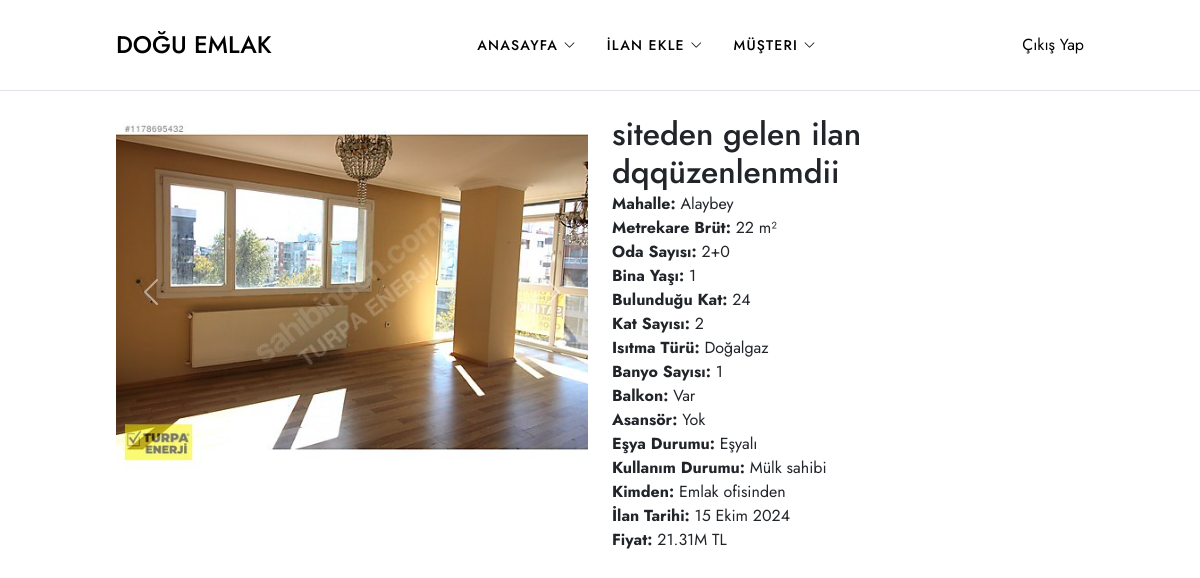
The app's page /ilan/3/ with its own data.
### emlakapp/models.py (models this page shows, shortened)
class Ilan(models.Model):
    ilan_basligi = models.CharField(max_length=255)
    mahalle = models.CharField(max_length=50, choices=[
        ('Aksoy', 'Aksoy'),
        ('Alaybey', 'Alaybey'),
        ('Atakent', 'Atakent'),
        ('Bahariye', 'Bahariye'),
        ('Bahçelievler', 'Bahçelievler'),
        ('Bahriye Üçok', 'Bahriye Üçok'),
        ('Bostanlı', 'Bostanlı'),
        ('Cumhuriyet', 'Cumhuriyet'),
        ('Dedebaşı', 'Dedebaşı'),
        ('Demirköprü', 'Demirköprü'),
        ('Donanmacı', 'Donanmacı'),
        ('Fikri Altay', 'Fikri Altay'),
        ('Goncalar', 'Goncalar'),
        ('İmbatlı', 'İmbatlı'),
        ('İnönü', 'İnönü'),
        ('Latife Hanım', 'Latife Hanım'),
        ('Mavişehir', 'Mavişehir'),
        ('Mustafa Kemal', 'Mustafa Kemal'),
        ('Nergiz', 'Nergiz'),
        ('Örnekköy', 'Örnekköy'),
        ('Sancaklı', 'Sancaklı'),
        ('Şemikler', 'Şemikler'),
        ('Tersane', 'Tersane'),
        ('Tuna', 'Tuna'),
        ('Yalı', 'Yalı'),
        ('Yamanlar', 'Yamanlar'),
        ('Zübeyde Hanım', 'Zübeyde Hanım'),
    ])
    m2_brut = models.PositiveIntegerField()
    oda_sayisi = models.CharField(max_length=10, choices=[
        ('1+0', '1+0'),
        ('1+1', '1+1'),
        ('2+0', '2+0'),
        ('2+1', '2+1'),
        ('2+2', '2+2'),
        ('3+1', '3+1'),
        ('3+2', '3+2'),
        ('4+1', '4+1'),
        ('4+2', '4+2'),
        ('4+3', '4+3'),
        ('4+4', '4+4'),
        ('5+1', '5+1'),
        ('5+2', '5+2'),
    ])
    bina_yasi = models.CharField(max_length=20, choices=[
        ('0', '0'),
        ('1', '1'),
        ('2', '2'),
        ('3', '3'),
        ('4', '4'),
        ('5', '5'),
        ('5-10', '5-10 Arası'),
        ('11-15', '11-15 Arası'),
        ('16-20', '16-20 Arası'),
        ('21-25', '21-25 Arası'),
        ('25+', '25 ve üzeri'),
    ])
    bulunduğu_kat = models.PositiveIntegerField()
    kat_sayisi = models.PositiveIntegerField()
    isitma_turu = models.CharField(max_length=50, choices=[
        ('Yok', 'Yok'),
        ('Soba', 'Soba'),
        ('Doğalgaz', 'Doğalgaz'),
        ('Merkezi', 'Merkezi'),
        ('Kombi (Doğalgaz)', 'Kombi (Doğalgaz)'),
        ('Kombi (Elektrik)', 'Kombi (Elektrik)'),
        ('Yerden ısıtma', 'Yerden ısıtma'),
        ('Klima', 'Klima'),
    ])
    banyo_sayisi = models.CharField(max_length=10, choices=[
        ('Yok', 'Yok'),
        ('1', '1'),
        ('2', '2'),
        ('3', '3'),
        ('4', '4'),
    ])
    balkon = models.BooleanField(default=False)  # Var Yok checkbox
    asansor = models.BooleanField(default=False)  # Var Yok checkbox
    esya_durumu = models.CharField(max_length=10, choices=[
        ('Eşyalı', 'Eşyalı'),
        ('Eşyasız', 'Eşyasız'),
    ])
    kullanim_durumu = models.CharField(max_length=20, choices=[
        ('Boş', 'Boş'),
        ('Kiracılı', 'Kiracılı'),
        ('Mülk sahibi', 'Mülk sahibi'),
    ])
    kimden = models.CharField(max_length=50, choices=[
        ('Sahibinden', 'Sahibinden'),
        ('Emlak ofisinden', 'Emlak ofisinden'),
        ('Bankadan', 'Bankadan'),
        ('İnşaat firmasından', 'İnşaat firmasından'),
    ])
    ilan_tarihi = models.DateField()
    fiyat = models.DecimalField(max_digits=10, decimal_places=2)
    @property
    def formatted_fiyat(self):
        if self.fiyat >= 1000000:  # Milyonlar için
            return f"{self.fiyat / 1000000:.2f}M TL"  # 3.5M TL
        elif self.fiyat >= 1000:  # Binler için
            return f"{self.fiyat / 1000:.2f}K TL"  # 3.5K TL
        else:
            return f"{self.fiyat:.0f} TL"  # TL olarak göster
    foto1 = models.ImageField(upload_to='ilan_fotoğrafları/', blank=True, null=True)
    foto2 = models.ImageField(upload_to='ilan_fotoğrafları/', blank=True, null=True)
    foto3 = models.ImageField(upload_to='ilan_fotoğrafları/', blank=True, null=True)
    foto4 = models.ImageField(upload_to='ilan_fotoğrafları/', blank=True, null=True)
    foto5 = models.ImageField(upload_to='ilan_fotoğrafları/', blank=True, null=True)
    foto6 = models.ImageField(upload_to='ilan_fotoğrafları/', blank=True, null=True)
    user = models.ForeignKey(settings.AUTH_USER_MODEL, on_delete=models.CASCADE, related_name='ilanlar')

### emlakapp/views.py (the view)
# urls.py: path('ilan/<int:id>/',ilanDetay,name='ilan_detay')
def ilanDetay(request, id):
    ilan = get_object_or_404(Ilan, id=id)
    return render(request, 'ilanDetay.html', {'ilan': ilan})

### emlakapp/templates/ilanDetay.html (shortened to what this page needs)
{% extends 'base.html' %}
{% load static %}
{% block content %}
<div class="container mt-4">
    <div class="row">
        <div class="col-md-6">
            <div id="ilan-fotograflar" class="carousel slide" data-bs-ride="carousel">
                <div class="carousel-inner">
                    {% if ilan.foto1 %}
                    <div class="carousel-item active">
                        <img src="{{ ilan.foto1.url }}" class="d-block w-100" alt="Fotoğraf 1">
                    </div>
                    {% endif %}
                </div>
                <button class="carousel-control-prev" type="button" data-bs-target="#ilan-fotograflar" data-bs-slide="prev">
                    <span class="carousel-control-prev-icon" aria-hidden="true"></span>
                </button>
                <button class="carousel-control-next" type="button" data-bs-target="#ilan-fotograflar" data-bs-slide="next">
                    <span class="carousel-control-next-icon" aria-hidden="true"></span>
                </button>
            </div>
        </div>
        <div class="col-md-6">
            <h2>{{ ilan.ilan_basligi }}</h2>
            <p><strong>Mahalle:</strong> {{ ilan.mahalle }}</p>
            <p><strong>Metrekare Brüt:</strong> {{ ilan.m2_brut }} m²</p>
            <p><strong>Oda Sayısı:</strong> {{ ilan.oda_sayisi }}</p>
            <p><strong>Bina Yaşı:</strong> {{ ilan.bina_yasi }}</p>
            <p><strong>Bulunduğu Kat:</strong> {{ ilan.bulunduğu_kat }}</p>
            <p><strong>Kat Sayısı:</strong> {{ ilan.kat_sayisi }}</p>
            <p><strong>Isıtma Türü:</strong> {{ ilan.isitma_turu }}</p>
            <p><strong>Banyo Sayısı:</strong> {{ ilan.banyo_sayisi }}</p>
            <p><strong>Balkon:</strong> {% if ilan.balkon %}Var{% else %}Yok{% endif %}</p>
            <p><strong>Asansör:</strong> {% if ilan.asansor %}Var{% else %}Yok{% endif %}</p>
            <p><strong>Eşya Durumu:</strong> {{ ilan.esya_durumu }}</p>
            <p><strong>Kullanım Durumu:</strong> {{ ilan.kullanim_durumu }}</p>
            <p><strong>Kimden:</strong> {{ ilan.kimden }}</p>
            <p><strong>İlan Tarihi:</strong> {{ ilan.ilan_tarihi }}</p>
            <p><strong>Fiyat:</strong> {{ ilan.formatted_fiyat }}</p>
        </div>
    </div>
</div>
{% endblock %}

### templates/base.html (shortened to what this page needs)
{% load static %}
<!DOCTYPE html>
<html lang="en">
  <head>
        <link rel="stylesheet" href="https://cdnjs.cloudflare.com/ajax/libs/Glide.js/3.6.0/css/glide.core.min.css">
    <link
      rel="stylesheet"
      href="https://cdn.jsdelivr.net/npm/bootstrap-icons@1.9.1/font/bootstrap-icons.css"
    />
    <link href="https://cdn.jsdelivr.net/npm/bootstrap@5.3.2/dist/css/bootstrap.min.css" rel="stylesheet">
    <link rel="stylesheet" href="{% static 'style/style.css' %}" />
  </head>
  <body>
    {% include 'partials/_navbar.html' with categories=categories %}
    {% block content %}
    {% endblock content %}
  </body>
</html>

### templates/partials/_navbar.html (shortened to what this page needs)
{% load static %}
 <header>
  <div class="header-row">
      <div class="container">
        <div class="header-wrapper">
          <div class="header-left">
            <a href="/"   class="logo active">DOĞU EMLAK</a>
          </div>
          <div class="header-center" id="sidebar">
            <nav class="navigation">
              <ul class="menu-list">
                <li class="menu-list-item">
                  <a href="/" class="menu-link {% if request.path == '/' %}active{% endif %}">
                    Anasayfa
                    <i class="bi bi-chevron-down"></i>
                  </a>
                </li>
                <li class="menu-list-item megamenu-wrapper">
                  <a href="{% url 'ilanEkle' %}" class="menu-link {% if request.path == '/ilan-ekle' %}active{% endif %}">
                    İlan Ekle
                    <i class="bi bi-chevron-down"></i>
                  </a>
                </li>
                <li class="menu-list-item">
                  <a href="{% url 'musteri' %}" class="menu-link {% if request.path == '/musteri' %}active{% endif %}">
                    Müşteri
                    <i class="bi bi-chevron-down"></i>
                  </a>
                </li>
              </ul>
            </nav>
          </div>
          <div class="header-right">
            <div class="header-right-links ">
              <ul class="menu-list">
                <li class="menu-list-item">
                  <a href="{% url "userLogout" %}" class="menu-link">
                    Çıkış Yap
                  </a>
                </li>
              </ul>
            </div>
          </div>
        </div>
      </div>
    </div>
  </header>

### static/style/style.css (style rules this page uses)
* { margin: 0; padding: 0; box-sizing: border-box; font-family: "Jost", sans-serif; }
ul, ol { margin: 0; padding: 0; list-style: none; }
a { text-decoration: none; color: #000; }
h1, h2, h3, h4, h5, h6, p { margin: 0; }
.logo { font-size: 24px; font-weight: 500; display: flex; }
button { cursor: pointer; border: none; }
body { overflow-x: hidden; }
.container { max-width: 1200px; width: 100%; margin: 0 auto; }
header { border-bottom: 1px solid #dee0ea; position: sticky; top: 0; z-index: 10; background-color: #fff; }
.header-row { height: 90px; display: flex; align-items: center; }
.header-wrapper { display: flex; justify-content: space-between; align-items: center; }
.header-left .logo { font-size: 24px; font-weight: 500; display: flex; }
.header-center .navigation .menu-list { display: flex; column-gap: 30px; align-items: center; }
.header-center .menu-list .menu-list-item { display: flex; align-items: center; position: relative; height: 90px; }
.header-center .menu-list .menu-link { font-size: 14px; font-weight: 500; text-transform: uppercase; letter-spacing: 1.2px; position: relative; }
.header-center .menu-list .menu-link::after { content: ""; width: 0; height: 1px; background-color: #1367ef; position: absolute; bottom: -2px; left: 50%; transform: translate(-50%); transition: 0.2s ease width; }
.header-center .menu-list i { font-size: 12px; }
.header-right .header-right-links { display: flex; align-items: center; column-gap: 16px; }
@media (max-width: 1200px) { .container { max-width: 992px; } }

### records on screen
Ilan: foto1 (picture), ilan_basligi "siteden gelen ilan dqqüzenlenmdii", mahalle "Alaybey", m2_brut "22", oda_sayisi "2+0", bina_yasi "1", bulunduğu_kat "24", kat_sayisi "2", isitma_turu "Doğalgaz", banyo_sayisi "1", esya_durumu "Eşyalı", kullanim_durumu "Mülk sahibi", kimden "Emlak ofisinden", ilan_tarihi "15 Ekim 2024", formatted_fiyat "21.31M TL"
